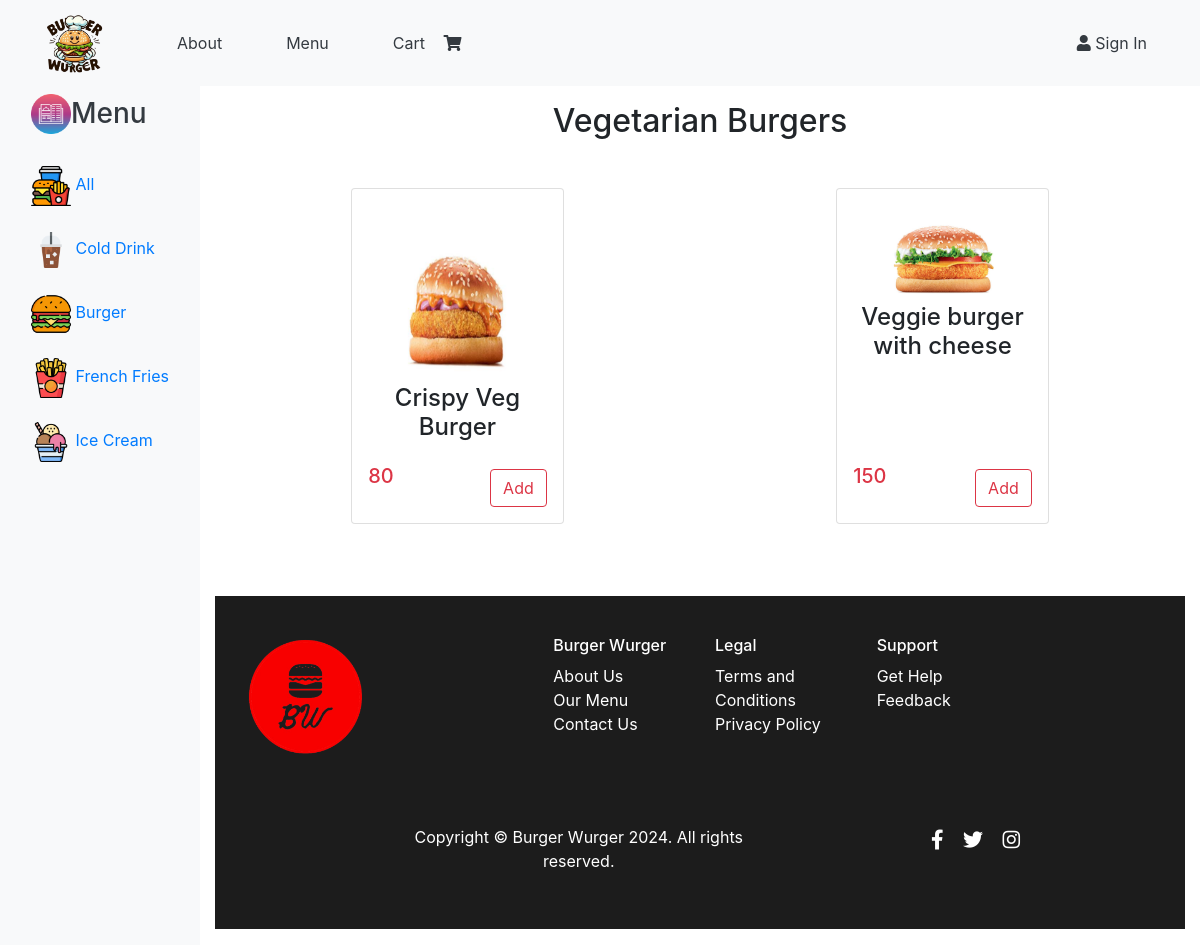
/view/burgerveg.php, run on the app's committed database.
### tables this page shows
CREATE TABLE IF NOT EXISTS `products` (
  `id` int NOT NULL AUTO_INCREMENT,
  `name` varchar(100) NOT NULL,
  `category_id` int NOT NULL,
  `type` enum('Vegetarian','Non-vegetarian') NOT NULL,
  `description` varchar(200) NOT NULL,
  `price` double NOT NULL,
  `image` varchar(255) NOT NULL,
  `status` enum('available','not-available') NOT NULL DEFAULT 'available',
  PRIMARY KEY (`id`),
  KEY `cat_to_product` (`category_id`)
);

### model/menumodel.php (called while the page is built, shortened)
<?php
include('../connection/config.php');
class MenuModel
{
	public $config;
	public function __construct()
	{
		$con_obj = new Connection();
		$this->config = $con_obj->connect();
	}
	public function AllBurger($type)
{
    $query = "SELECT products.id, products.image, products.name, products.description, products.type, products.price
              FROM products
              INNER JOIN categories ON products.category_id = categories.id
              WHERE products.status = 'available'
              AND categories.name = 'burgers'
              AND products.type = '$type'";
    $object = mysqli_query($this->config, $query);
    $data = [];
    if ($object) {
        while ($row = $object->fetch_array(MYSQLI_ASSOC)) {
            $data[] = $row;
        }
    } else {
        error_log("Query failed: " . mysqli_error($this->config));
    }
    return $data;
}
}
?>

### connection/config.php (called while the page is built, shortened)
<?php
class Connection
{
	public function connect()
	{
		$this->conn = mysqli_connect("localhost","root","","burgerwurger");
		return $this->conn;
	}
}
?>

### controller/menucontroller.php (called while the page is built, shortened)
<?php
include("../model/menumodel.php");
class MenuController
{
	public $menu;
	public function __construct()
	{
		$this->menu = new MenuModel();
	}
	public function allburger($type)
	{
		return $this->menu->AllBurger($type);
	}
}
?>

### view/burgerveg.php (the view, shortened to what this page needs)
<?php
    require('nav.php');
    require('sidebar.php');
    $res = $obj->allburger('Vegetarian');
    $user = isset($_REQUEST['username']) ? htmlspecialchars(trim($_REQUEST['username']), ENT_QUOTES, 'UTF-8') : '';
?>
<div class="container">
    <h2 align="center">Vegetarian Burgers</h2>
    <div class="row mt-5 mb-5 d-flex justify-content-around">
        <?php
        if (!empty($res) && is_array($res)) {
            for ($i = 0; $i < count($res); $i++) {
        ?>
                <div class="col-lg-3 col-md-4 mb-4" style="display: flex; justify-content: center; align-items: stretch; width: 100%; max-width: 300px;">
                    <div class="card text-center p-3" style="display: flex; flex-direction: column; justify-content: space-between; height: 100%; width: 100%; max-width: 100%;">
                        <img src="../admin/attachment/upload/<?php echo $res[$i]['image'] ?>" class="card-img-top img-fluid" alt="Product Image" onerror="this.src='path/to/placeholder.jpg';" style="flex-shrink: 0; width: 100%; height: auto;">
                        <div class="card-body" style="display: flex; flex-direction: column; justify-content: space-between; flex-grow: 1;">
                            <h4 class="card-title"><?php echo $res[$i]['name'] ?></h4>
                            <div class="d-flex justify-content-between align-items-center">
                                <span class="text-danger h5"><?php echo $res[$i]['price'] ?></span>
                                <a href="burgerveg.php?p_id=<?php echo $res[$i]['id']; ?>&username=<?php echo $user ?>&ans=<?php echo $ans ?>" class="btn btn-outline-danger mt-3">Add</a>
                            </div>
                        </div>
                    </div>
                </div>
        <?php
            }
        }
        ?>
    </div>
</div>
<?php
    require('footer.php');
?>

### assets/css/main.css (style rules this page uses)
.card-body { padding: 0px !important; }

### data on the page
products: image (picture), name "Crispy Veg Burger", price "80"
products: image (picture), name "Veggie burger with cheese", price "150"
